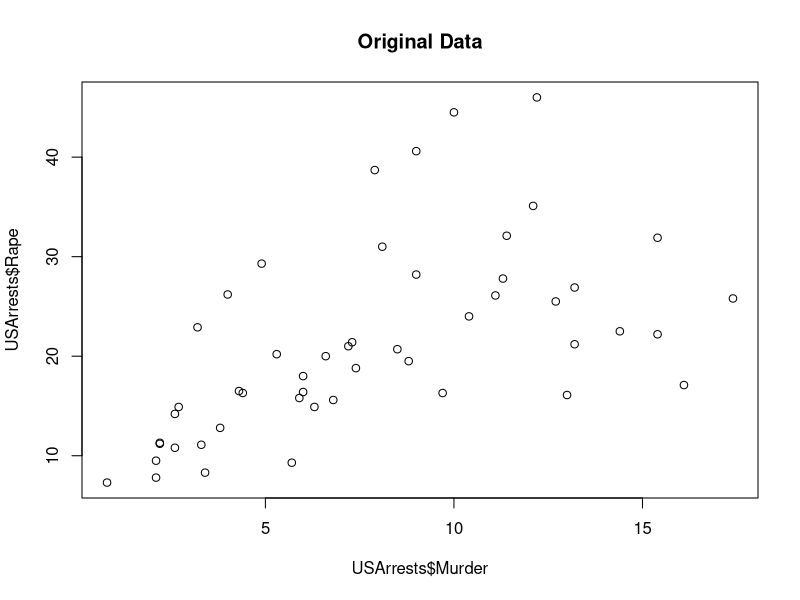
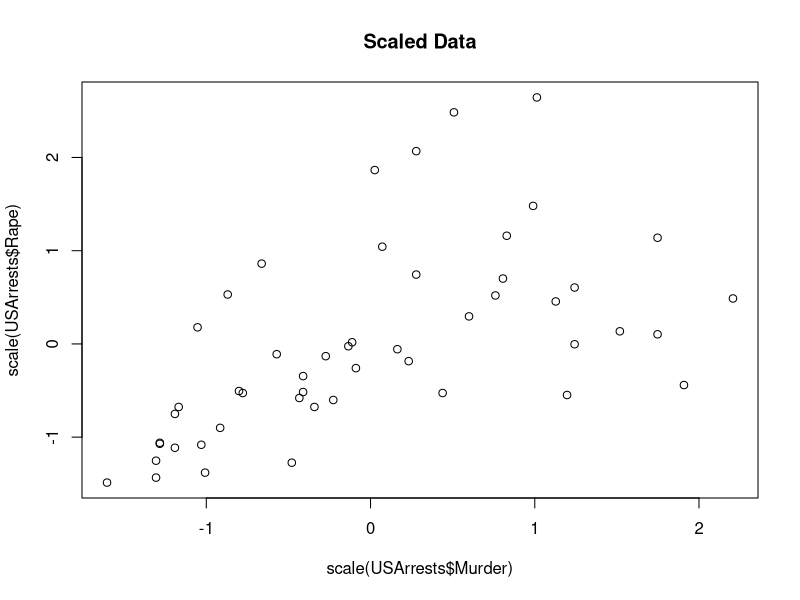
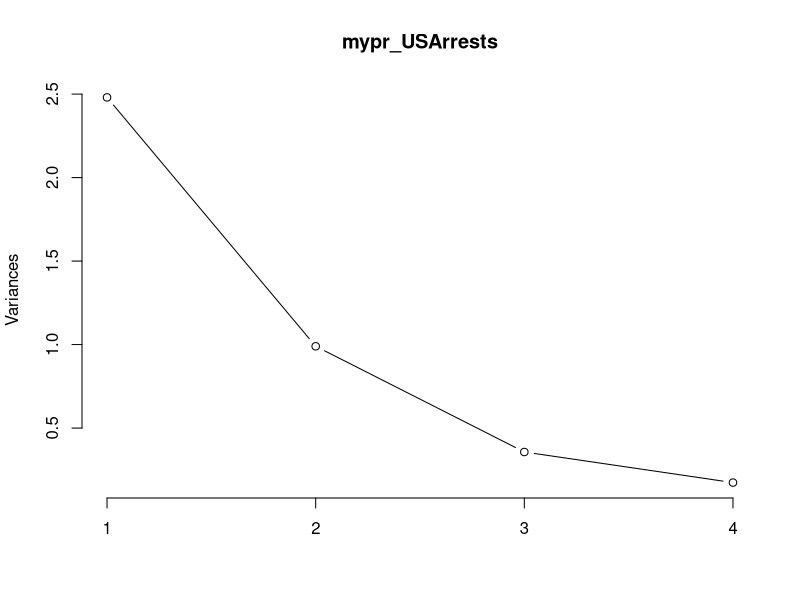
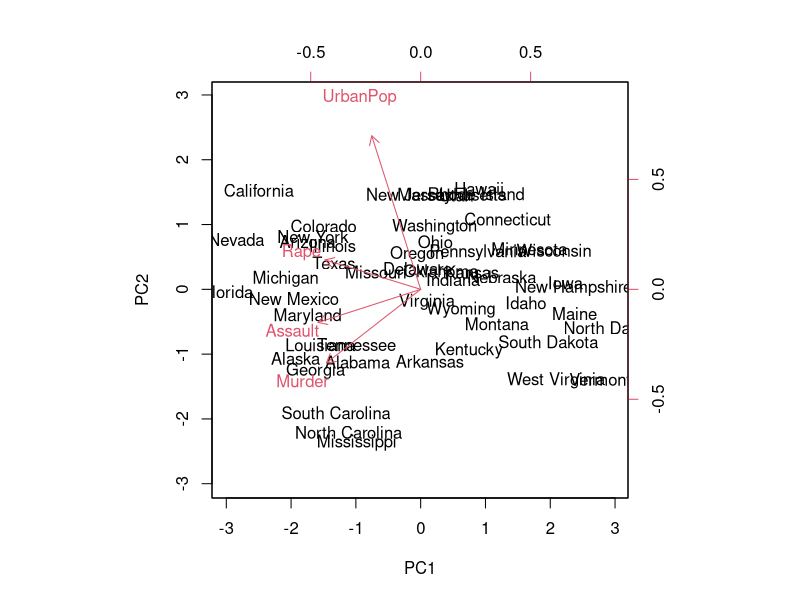

Reproduce these figures in R, in order.
# =============================================
# PCA and PCR on USArrests Dataset
# =============================================

# 1. LOAD AND INSPECT DATA
data(USArrests)          # Load dataset
head(USArrests)          # Show first 6 rows
summary(USArrests)       # Statistical summary

# 2. PRINCIPAL COMPONENT ANALYSIS (PCA)
mypr_USArrests <- prcomp(USArrests, scale=TRUE)  # PCA with scaling

# 3. VISUALIZE ORIGINAL VS SCALED DATA
plot(USArrests$Murder, USArrests$Rape, main = "Original Data")  # Raw data plot
plot(scale(USArrests$Murder), scale(USArrests$Rape), main = "Scaled Data")  # Standardized plot

# 4. EXAMINE PCA RESULTS
mypr_USArrests            # Show PCA rotation matrix
summary(mypr_USArrests)   # Variance explained by components
plot(mypr_USArrests, type = "l")  # Scree plot of variances

# 5. PCA BI-PLOT VISUALIZATION
biplot(mypr_USArrests, scale=0)  # Shows variables and states

# 6. INSPECT PCA STRUCTURE
str(mypr_USArrests)       # View PCA object structure
mypr_USArrests$x          # View principal component scores

# 7. CREATE ENHANCED DATASET WITH PCs
USArrests2 <- cbind(USArrests, mypr_USArrests$x[,1:2])  # Add first 2 PCs
head(USArrests2)          # View augmented dataset

# 8. CHECK CORRELATIONS
cor(USArrests, USArrests2[,5:6])  # Correlate original vars with PCs

# 9. PRINCIPAL COMPONENT REGRESSION (PCR)
library(pls)  # Load PLS/PCR package
pcmodel_USArrests <- pcr(Murder~., ncomp=3, data=USArrests, scale=TRUE)  # Fit PCR model

# 10. MAKE PREDICTIONS
USArrests$pred <- predict(pcmodel_USArrests, USArrests, ncomp=2)  # Predict with 2 PCs
head(USArrests)  # View actual vs predicted murder rates

# 11. MODEL EVALUATION (ADDED)
# Calculate prediction error
RMSE <- sqrt(mean((USArrests$Murder - USArrests$pred)^2))
print(paste("RMSE:", round(RMSE, 3)))

# Calculate R-squared
rsq <- cor(USArrests$Murder, USArrests$pred)^2
print(paste("R-squared:", round(rsq, 3)))
